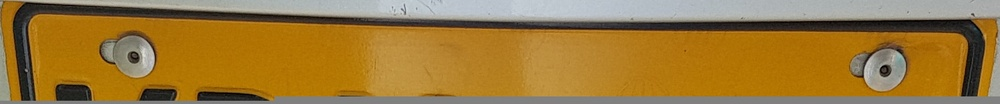
#> input picture blanks/NOblank31.jpg, 1000 x 104 px, shrunk from 1840 x 192 before the run, given in place of 9.jpg, which was not available
$ jupyter execute --allow-errors proyecto.ipynb   (Python 2 division)   (older library calls are emulated)   (text cells are left out)
#> lines starting #> are read from the running program, lines starting #| are printed output that depends on the picture; after the words box and inside, x2 and y2 are one past the last pixel; in counts of white or black regions, pixels touching at a corner belong together; pictures that were not available may be replaced by others from this repository, and a replacement may not be noted
[cell 1]
from google.colab import files
from IPython.display import Image
uploaded = files.upload()
#> the answer given: NOblank31.jpg

[cell 2]
Image('9.jpg')

[cell 3]
import cv2
import numpy as np
import math as m
from matplotlib import pyplot as plt

[cell 4]
directorio="9.jpg"
a=cv2.imread(directorio)
#> a is the input picture: shape (104, 1000, 3); mean B, G, R 57.2, 120.8, 155.7
rgB=np.matrix(a[:,:,0])
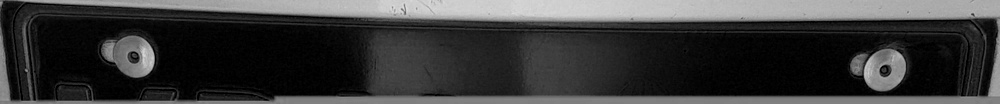
#> rgB: shape (104, 1000); min 0, max 221, mean 57.2
rGb=np.matrix(a[:,:,1])
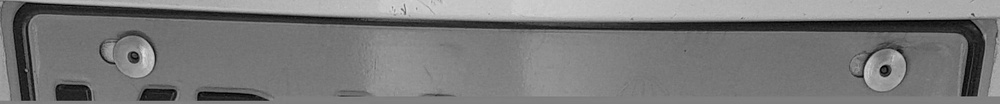
#> rGb: shape (104, 1000); min 0, max 226, mean 120.8
Rgb=np.matrix(a[:,:,2])
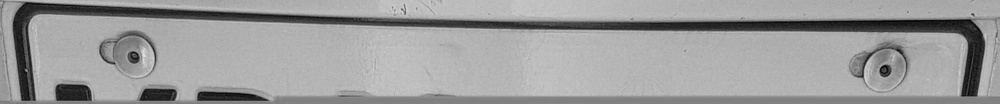
#> Rgb: shape (104, 1000); min 3, max 226, mean 155.7
I=cv2.absdiff(rGb,rgB)
II=I

[cell 5]
Image(directorio)

[cell 6]
plt.imshow(II)
#> (this line was passed over: IPython is not available in this run)
plt.show()

[cell 7]
[fil,col]=I.shape
#> fil = 104; col = 1000
for o in range(0,fil):
  for oo in range(0,col):
    if I[o,oo]<80:
      I[o,oo]=0
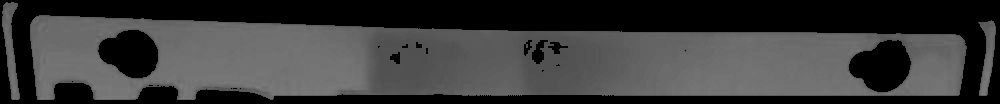
#> I: shape (104, 1000); min 0, max 126, mean 58.7
for o in range(0,fil):
  for oo in range(0,col):
    if I[o,oo]>0:
      I[o,oo]=1
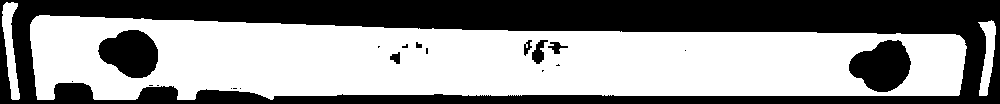
#> I: shape (104, 1000); values 0 (black) and 1 (white), 57.1% white; 20 black regions (12 under 20 px), largest, box (x1, y1, x2, y2) and area: (0, 0, 1000, 104) 39735, (849, 40, 911, 92) 2249, (98, 30, 158, 78) 2084

[cell 8]
plt.imshow(I)
#> (this line was passed over: IPython is not available in this run)
plt.show()

[cell 9]
se=np.ones((50,50),np.uint8)
se2=np.ones((10,10),np.uint8)
closing=cv2.morphologyEx(I,cv2.MORPH_CLOSE,se)
#> closing: shape (104, 1000); values 0 (black) and 1 (white), 79.4% white; 1 black region, box (x1, y1, x2, y2) and area: (307, 0, 979, 35) 21449
dilation=cv2.dilate(closing,se2,1)
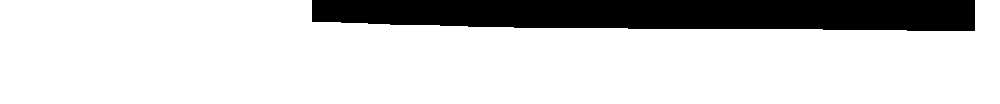
#> dilation: shape (104, 1000); values 0 (black) and 1 (white), 82.2% white; 1 black region

[cell 10]
plt.imshow(dilation)
#> (this line was passed over: IPython is not available in this run)
plt.show()

[cell 11]
S,contours,hierarchy=cv2.findContours(dilation,cv2.RETR_TREE,cv2.CHAIN_APPROX_SIMPLE)
#> contours = 1 contour; box (x1, y1, x2, y2) and area: (0, 0, 1000, 104) 84390
cnt=contours[:]
#> cnt has the same summary as contours
num=len(cnt)
#> num = 1
box=np.zeros((num,4))
#> box = [[0, 0, 0, 0]]
for j in range(0,num):
  box[j,:]=cv2.boundingRect(cnt[j])
#> after the loop, box = [[0, 0, 1000, 104]]
L=np.zeros((num,4))
#> L = [[0, 0, 0, 0]]
Max=[0,0]
for j in range(0,num):
  L[j,:]=box[j]
  if L[j,2]>Max[1]:
    Max=[j,L[j,2]]
#> after the loop, L = [[0, 0, 1000, 104]]
BOX=box[Max[0],:]
#> BOX = [0, 0, 1000, 104]
b=a[int(BOX[1]):int(BOX[1])+int(BOX[3]),int(BOX[0]):int(BOX[0])+int(BOX[2]),:]
directorio2="blank.jpg"
cv2.imwrite(directorio2,b)
#> Out = True

[cell 12]
plt.imshow(b)
#> (this line was passed over: IPython is not available in this run)
plt.show()

[cell 13]
directorio3="blank.jpg"
A=cv2.imread(directorio3)
[fil,col,cap]=A.shape
#> cap = 3
rgB=A[:,:,0]
rGb=A[:,:,1]
Rgb=A[:,:,2]
R=Rgb/255.0
G=rGb/255.0
B=rgB/255.0
K=np.zeros((fil,col))
for o in range(0,fil):
  for oo in range(0,col):
    MAX=max(R[o,oo],G[o,oo],B[o,oo])
    K[o,oo]=1-MAX
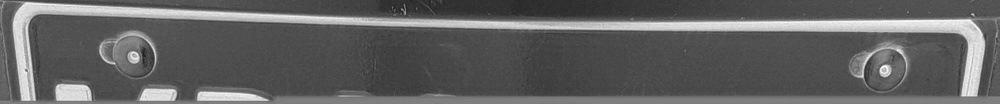
#> K: shape (104, 1000) float64; min 0.114, max 0.988, mean 0.385
cv2.imwrite("prueba.bmp",K)
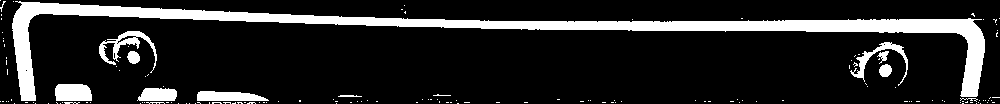
#> saved as prueba.bmp: shape (104, 1000); values 0 (black) and 1 (white), 15% white; 153 white regions (139 under 20 px), largest, box (x1, y1, x2, y2) and area: (12, 1, 985, 101) 12134, (99, 31, 157, 73) 618, (55, 84, 92, 101) 588
k=cv2.imread("prueba.bmp")

[cell 14]
plt.imshow(k*255)
#> (this line was passed over: IPython is not available in this run)
plt.show()

[cell 15]
BW1=cv2.Laplacian(k,cv2.CV_8UC1)
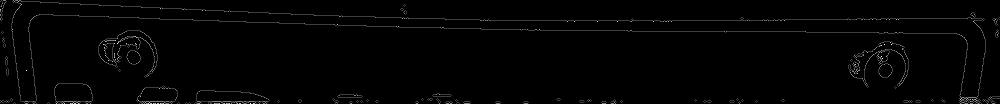
#> BW1: shape (104, 1000, 3); min 0, max 4, mean 0.0497; drawn with min black and max white
Image=BW1[:,:,0]+BW1[:,:,1]+BW1[:,:,1]

[cell 16]
plt.imshow(BW1*255)
#> (this line was passed over: IPython is not available in this run)
plt.show()

[cell 17]
ret,thresh=cv2.threshold(Image,0,255,0)
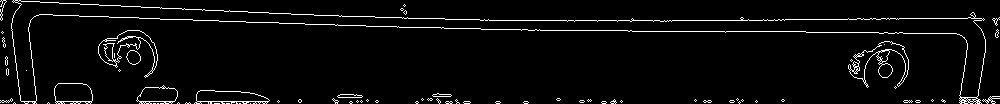
#> thresh: shape (104, 1000); 4.1% white in thin lines or dots
S,contours,hierarchy=cv2.findContours(thresh,cv2.RETR_TREE,cv2.CHAIN_APPROX_SIMPLE)
#> contours = 261 contours, 238 with area under 20; largest, box (x1, y1, x2, y2) and area: (11, 0, 986, 104) 13411, (11, 0, 986, 102) 13258, (848, 41, 909, 88) 966, (98, 30, 158, 78) 944, (98, 30, 158, 71) 776
cnt=contours[:]
#> cnt has the same summary as contours
num=len(cnt)
#> num = 261
box=np.zeros((num,4))
for j in range(0,num):
  box[j,:]=cv2.boundingRect(cnt[j])
#> after the loop, box = 261 rows, first 6: [250, 103, 1, 1], [239, 103, 2, 1], [226, 103, 4, 1], [214, 103, 6, 1], [157, 103, 2, 1], [153, 103, 3, 1]
Box=np.zeros((20,4))
[L,A]=thresh.shape
#> L = 104; A = 1000
q=0
for j in range(0,num):
  p=box[j,:]
  if p[3]>=0.4*L and p[3]<=0.7*L and p[2]>=0.08*A and p[2]<=0.17*A:
    Box[q]=p
    q=q+1
#> this loop made 261 passes
#> after the loop, Box = 20 rows, first 6: [0, 0, 0, 0], [0, 0, 0, 0], [0, 0, 0, 0], [0, 0, 0, 0], [0, 0, 0, 0], [0, 0, 0, 0]; q = 0
BOX=np.zeros((6,4))
num=len(Box)
#> num = 20
q=0
for j in range(0,num):
  if j%2==0 and j<11:
    BOX[q]=Box[j]
    q=q+1
#> after the loop, BOX = [[0, 0, 0, 0], [0, 0, 0, 0], [0, 0, 0, 0], [0, 0, 0, 0], [0, 0, 0, 0], [0, 0, 0, 0]]; q = 6

[cell 18]
LETRA1=BW1[int(BOX[0,1]):int(BOX[0,1])+int(BOX[0,3]),int(BOX[0,0]):int(BOX[0,0])+int(BOX[0,2])]
#> LETRA1 = empty array
LETRA2=BW1[int(BOX[1,1]):int(BOX[1,1])+int(BOX[1,3]),int(BOX[1,0]):int(BOX[1,0])+int(BOX[1,2])]
#> LETRA2 = empty array
LETRA3=BW1[int(BOX[2,1]):int(BOX[2,1])+int(BOX[2,3]),int(BOX[2,0]):int(BOX[2,0])+int(BOX[2,2])]
#> LETRA3 = empty array
NUM1=BW1[int(BOX[3,1]):int(BOX[3,1])+int(BOX[3,3]),int(BOX[3,0]):int(BOX[3,0])+int(BOX[3,2])]
#> NUM1 = empty array
NUM2=BW1[int(BOX[4,1]):int(BOX[4,1])+int(BOX[4,3]),int(BOX[4,0]):int(BOX[4,0])+int(BOX[4,2])]
#> NUM2 = empty array
NUM3=BW1[int(BOX[5,1]):int(BOX[5,1])+int(BOX[5,3]),int(BOX[5,0]):int(BOX[5,0])+int(BOX[5,2])]
#> NUM3 = empty array

$ run again, on blanks/NOblank37.jpg
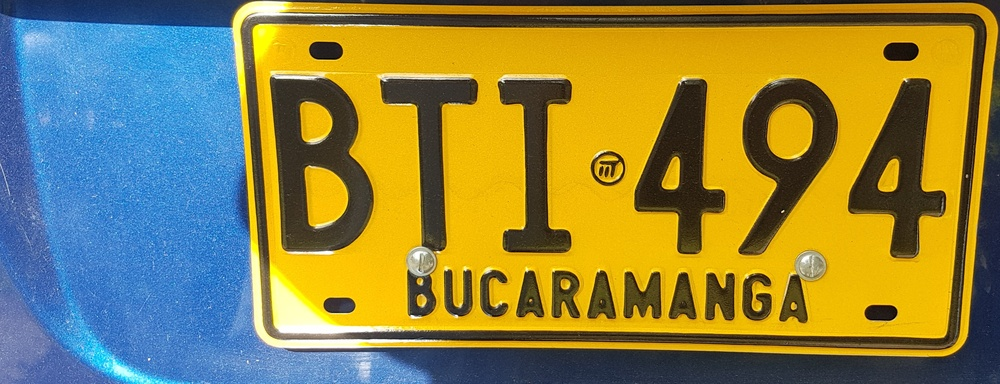
#> input picture blanks/NOblank37.jpg, 1000 x 384 px, shrunk from 3308 x 1269 before the run, given in place of 9.jpg, which was not available
#> a is the input picture: shape (384, 1000, 3); mean B, G, R 70.3, 131.9, 140.1
#> after the loop `for o in range(0,fil):`:
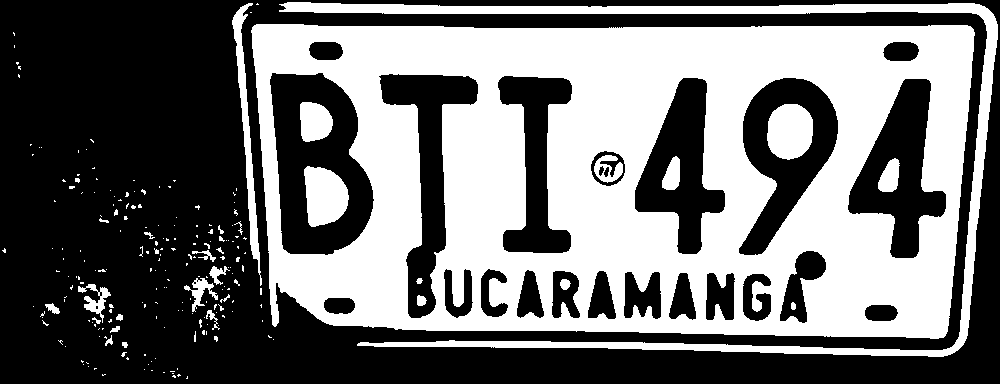
#> I: shape (384, 1000); values 0 (black) and 1 (white), 44.2% white; 213 white regions (180 under 20 px), largest, box (x1, y1, x2, y2) and area: (251, 24, 975, 339) 145041, (279, 2, 998, 357) 13243, (767, 104, 813, 160) 2096
#> closing: shape (384, 1000); values 0 (black) and 1 (white), 77.4% white; 3 black regions, box (x1, y1, x2, y2) and area: (0, 0, 245, 249) 46328, (189, 262, 1000, 384) 32360, (0, 250, 82, 384) 8251
#> dilation: shape (384, 1000); values 0 (black) and 1 (white), 79.8% white; 3 black regions
#> `S,contours,hierarchy=cv2.findContours(dilation,cv2.RETR_TREE,cv2.CHAIN..`: contours = 2 contours; box (x1, y1, x2, y2) and area: (0, 0, 1000, 384) 303770, (0, 29, 27, 84) 1209
#> `cnt=contours[:]`: cnt has the same summary as contours
#> `num=len(cnt)`: num = 2
#> after the loop `for j in range(0,num):`: box = [[0, 29, 27, 55], [0, 0, 1000, 384]]
#> `BOX=box[Max[0],:]`: BOX = [0, 0, 1000, 384]
#> Out = True
#> k: shape (384, 1000, 3); values 0 (black) and 1 (white), 29.5% white; 91 white regions (62 under 20 px), largest, box (x1, y1, x2, y2) and area: (0, 0, 1000, 384) 34176, (241, 12, 987, 350) 20437, (270, 77, 374, 252) 10779
#> thresh: shape (384, 1000); 3.5% white in thin lines or dots
#> `S,contours,hierarchy=cv2.findContours(thresh,cv2.RETR_TREE,cv2.CHAIN_A..`: contours = 316 contours, 239 with area under 20; largest, box (x1, y1, x2, y2) and area: (240, 11, 988, 351) 22992, (240, 11, 988, 351) 22594, (269, 76, 375, 253) 14266, (269, 76, 375, 253) 14264, (738, 78, 839, 256) 10163
#> `cnt=contours[:]`: cnt has the same summary as contours
#> `num=len(cnt)`: num = 316
#> after the loop `for j in range(0,num):`: box = 316 rows, first 6: [435, 382, 1, 1], [514, 380, 1, 1], [414, 358, 1, 1], [397, 354, 1, 1], [277, 335, 3, 3], [277, 335, 3, 3]
#> the loop `for j in range(0,num):` made 316 passes
#> after the loop `for j in range(0,num):`: Box = 20 rows, first 6: [738, 78, 101, 178], [738, 78, 101, 178], [633, 78, 93, 177], [633, 78, 93, 177], [379, 78, 100, 175], [379, 78, 100, 175]; q = 10
#> `num=len(Box)`: num = 20
#> after the loop `for j in range(0,num):`: BOX = [[738, 78, 101, 178], [633, 78, 93, 177], [379, 78, 100, 175], [847, 77, 100, 182], [269, 76, 106, 177], [0, 0, 0, 0]]; q = 6
#> `NUM2=BW1[int(BOX[4,1]):int(BOX[4,1])+int(BOX[4,3]),int(BOX[4,0]):int(B..`:
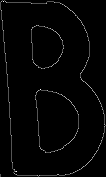
#> NUM2: shape (177, 106, 3); min 0, max 3, mean 0.0513; drawn with min black and max white
#> NUM3 = empty array
